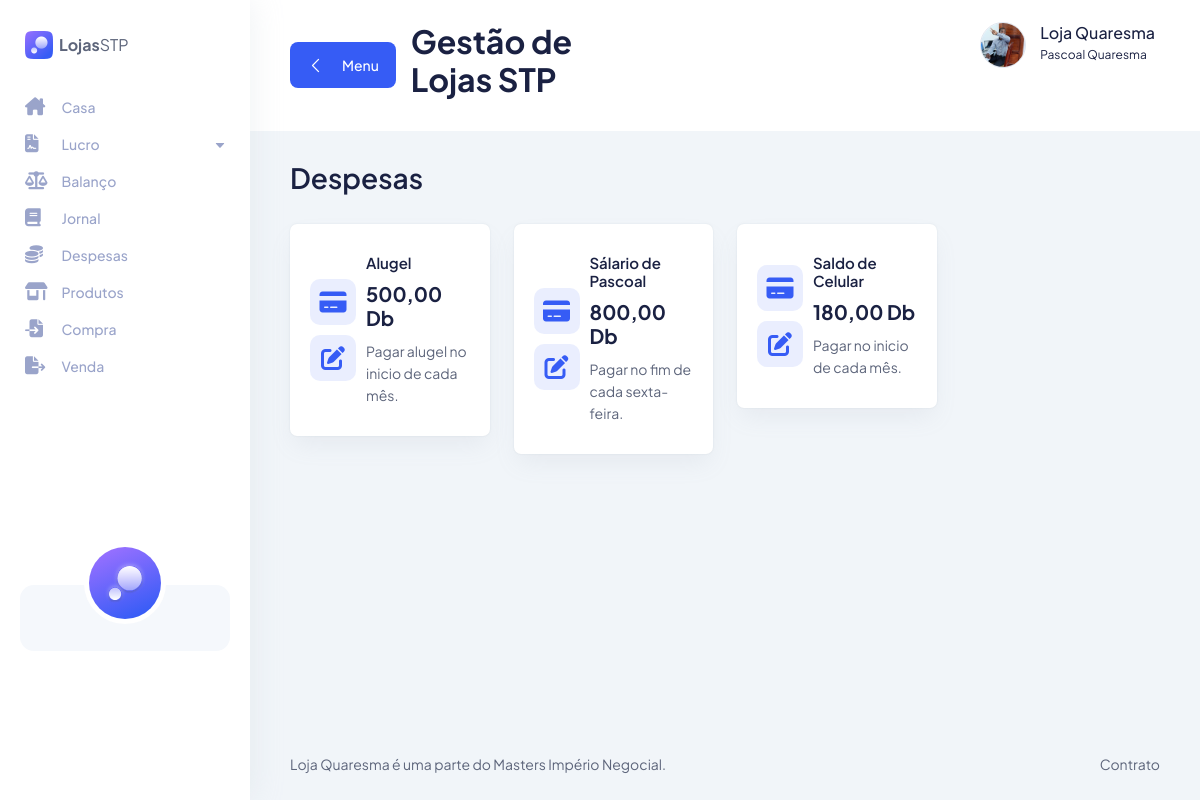
Page /bills on the committed database.
### website/models.py (models this page shows)
class Bill(db.Model):
    bill_id = db.Column(db.Integer, primary_key = True)
    bill_name = db.Column(db.String(50))
    cost = db.Column(db.Numeric(9, 2))
    message = db.Column(db.String(200))

### website/views.py (the view)
@views.route("/bills")
def bills():
    store = Store.query.first()
    store = {
        "name": store.store_name,
        "cash": format_de(de.Decimal(store.cash)),
        "equity": format_de(de.Decimal(store.equity))
    }
    bills = Bill.query
    bills = [
        {
            "id": b.bill_id,
            "name": b.bill_name,
            "message": b.message,
            "cost": format_de(de.Decimal(b.cost)),
        } for b in bills
    ]
    return fl.render_template("bills/main.html", store = store, bills = bills)

### website/templates/bills/main.html
{% extends "base.html" %}
{% block title %} Despesas {% endblock %}
{% block main %}
  <div class = "row">
    {% for b in bills %}
      <div class = "col-xl-3 col-lg-4 col-sm-6">
        <div class = "icon-card mb-30">
          <div style = "display: flex; flex-direction: column;">
            <a href = "/bills/pay/{{ b.id }}">
              <div class = "icon primary" style = "padding: 10px; margin-bottom: 5px;">
                <i class = "fa-solid fa-credit-card"></i>
              </div>
            </a>
            <a href = "/bills/edit/{{ b.id }}">
              <div class = "icon primary" style = "padding: 10px; margin-top: 5px;">
              <i class = "fa-solid fa-pen-to-square"></i>
            </div>
            </a>
          </div>
          <div class = "content">
            <h6 class = "mb-10"> {{ b.name }} </h6>
            <h3 class = "text-bold mb-10"> {{ b.cost}} Db </h3>
            <p class = "text-sm text-danger">
              <span class = "text-gray"> {{ b.message }} </span>
            </p>
          </div>
        </div>
      </div>
    {% endfor %}
  </div>
{% endblock %}

### website/static/css/fullcalendar.css (style rules this page uses)
:root { --fc-daygrid-event-dot-width:8px;--fc-list-event-dot-width:10px;--fc-list-event-hover-bg-color:#f5f5f5 }

### rows in the picture
Bill: name "Alugel", cost "500,00", message "Pagar alugel no inicio de cada mês."
Bill: name "Sálario de Pascoal", cost "800,00", message "Pagar no fim de cada sexta-feira."
Bill: name "Saldo de Celular", cost "180,00", message "Pagar no inicio de cada mês."
